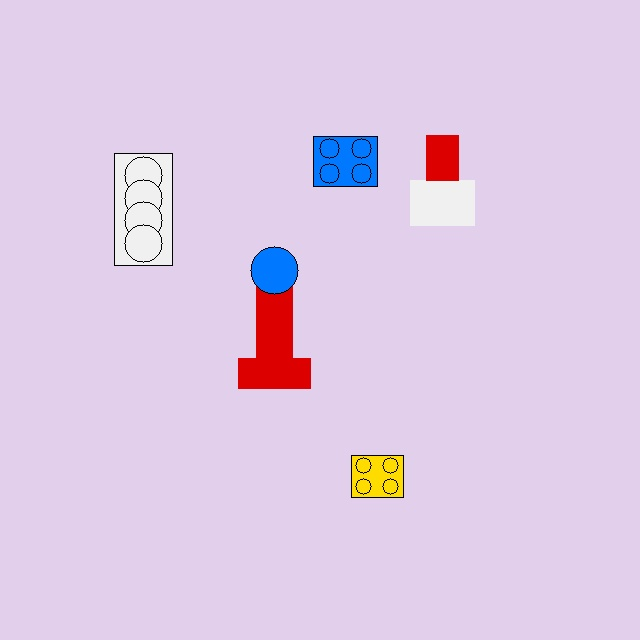
#> input picture data/images/train/syn_0200.jpg, 640 x 640 px
$ python color_classifier.py data/images/train/syn_0200.jpg
#> lines starting #> are read from the running program, lines starting #| are printed output that depends on the picture; after the words box and inside, x2 and y2 are one past the last pixel; in counts of white or black regions, pixels touching at a corner belong together
"""
Color Classifier — HSV-based color detection for LEGO objects.

After YOLOv8 detects an object (block/rod), this module classifies
its dominant color using HSV color space analysis. This is more robust
than training separate YOLO classes per color.

Supported colors: yellow, green, blue, white
"""

import cv2
import numpy as np
from typing import Tuple, Optional


# ============================================================
# HSV Color Ranges (tuned for LEGO brick colors)
# ============================================================
# Format: (lower_bound, upper_bound) in HSV
# H: 0-179, S: 0-255, V: 0-255 in OpenCV

COLOR_RANGES = {
    "yellow": [
        (np.array([18, 80, 80]), np.array([35, 255, 255])),
    ],
    "green": [
        (np.array([36, 50, 50]), np.array([85, 255, 255])),
    ],
    "blue": [
        (np.array([90, 50, 50]), np.array([130, 255, 255])),
    ],
    "white": [
        (np.array([0, 0, 180]), np.array([179, 50, 255])),
    ],
    "red": [
        # Red wraps around 0 in HSV, so two ranges needed
        (np.array([0, 70, 50]), np.array([10, 255, 255])),
        (np.array([170, 70, 50]), np.array([179, 255, 255])),
    ],
    "black": [
        (np.array([0, 0, 0]), np.array([179, 100, 60])),
    ],
}

# Display colors for visualization (BGR format for OpenCV)
DISPLAY_COLORS_BGR = {
    "yellow": (0, 230, 255),
    "green":  (0, 180, 0),
    "blue":   (255, 120, 0),
    "white":  (230, 230, 230),
    "red":    (0, 0, 230),
    "black":  (40, 40, 40),
    "unknown": (128, 128, 128),
}


class ColorClassifier:
    """
    Classifies the dominant color of a LEGO object ROI using HSV analysis.

    This works by:
    1. Converting the ROI to HSV color space
    2. Creating masks for each known color range
    3. Computing the percentage of pixels matching each color
    4. Returning the color with highest pixel coverage (above threshold)
    """

    def __init__(self, min_pixel_ratio: float = 0.15, blur_kernel: int = 5):
        """
        Args:
            min_pixel_ratio: Minimum fraction of pixels that must match a
                             color to be considered valid (0.0-1.0).
                             Lower = more lenient, higher = stricter.
            blur_kernel: Gaussian blur kernel size for noise reduction.
        """
#> further down, img is the input picture: shape (640, 640, 3); mean B, G, R 229.8, 202.9, 223
        self.min_pixel_ratio = min_pixel_ratio
        self.blur_kernel = blur_kernel
        self.color_ranges = COLOR_RANGES.copy()

    def classify(self, image: np.ndarray, bbox: Optional[Tuple[int, int, int, int]] = None) -> Tuple[str, float]:
        """
        Classify the dominant color of an image region.

        Args:
            image: BGR image (full frame or cropped ROI)
            bbox:  Optional (x1, y1, x2, y2) bounding box to crop from image.
                   If None, uses the entire image.

        Returns:
            Tuple of (color_name, confidence) where confidence is 0.0-1.0
        """
        # Crop to bounding box if provided
        if bbox is not None:
            x1, y1, x2, y2 = bbox
            # Clamp coordinates to image bounds
            h, w = image.shape[:2]
            x1, y1 = max(0, int(x1)), max(0, int(y1))
            x2, y2 = min(w, int(x2)), min(h, int(y2))
            roi = image[y1:y2, x1:x2]
        else:
            roi = image

        if roi.size == 0:
            return ("unknown", 0.0)

        # Shrink center crop to avoid bounding box edge noise
        rh, rw = roi.shape[:2]
#> rh = 640; rw = 640
        margin_x, margin_y = int(rw * 0.1), int(rh * 0.1)
#> margin_x = 64; margin_y = 64
        center_roi = roi[margin_y:rh - margin_y, margin_x:rw - margin_x]
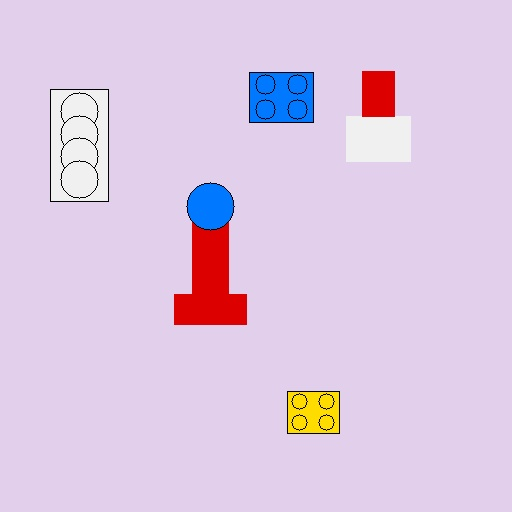
#> center_roi: shape (512, 512, 3); mean B, G, R 226.9, 200.6, 221.3
        if center_roi.size == 0:
            center_roi = roi

        # Pre-process: blur to reduce noise
        blurred = cv2.GaussianBlur(center_roi, (self.blur_kernel, self.blur_kernel), 0)
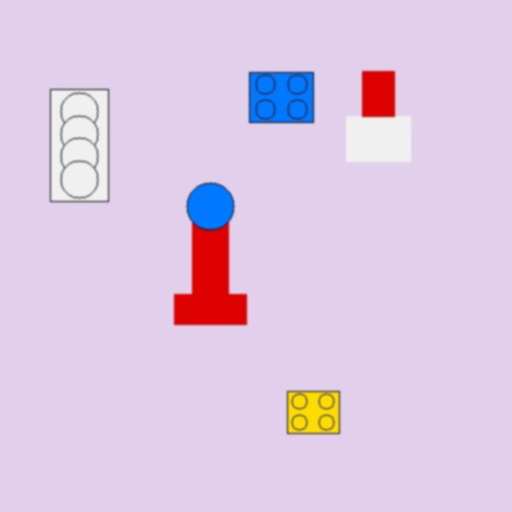
#> blurred: shape (512, 512, 3); mean B, G, R 226.9, 200.6, 221.3

        # Convert to HSV
        hsv = cv2.cvtColor(blurred, cv2.COLOR_BGR2HSV)
#> hsv: shape (512, 512, 3); mean H, S, V 132, 40, 233.8

        total_pixels = hsv.shape[0] * hsv.shape[1]
#> total_pixels = 262144
        if total_pixels == 0:
            return ("unknown", 0.0)

        # Score each color
        best_color = "unknown"
        best_ratio = 0.0

        for color_name, ranges in self.color_ranges.items():
            # Create combined mask for all ranges of this color
            mask = np.zeros(hsv.shape[:2], dtype=np.uint8)
            for lower, upper in ranges:
                color_mask = cv2.inRange(hsv, lower, upper)
                mask = cv2.bitwise_or(mask, color_mask)

            # Clean up mask with morphological operations
            kernel = cv2.getStructuringElement(cv2.MORPH_ELLIPSE, (3, 3))
            mask = cv2.morphologyEx(mask, cv2.MORPH_OPEN, kernel)
            mask = cv2.morphologyEx(mask, cv2.MORPH_CLOSE, kernel)

            # Calculate coverage ratio
            pixel_count = cv2.countNonZero(mask)
            ratio = pixel_count / total_pixels

            if ratio > best_ratio:
                best_ratio = ratio
                best_color = color_name
#> mask: shape (512, 512); every value is 0
#> after the loop, best_color = 'white'; best_ratio = 0.943

        # Only return a color if it exceeds the minimum threshold
        if best_ratio < self.min_pixel_ratio:
            return ("unknown", best_ratio)

        return (best_color, best_ratio)

    # [17 lines left out: function classify_multiple, not called in this run]

    def get_display_color(self, color_name: str) -> Tuple[int, int, int]:
        """Get BGR color for drawing the label on screen."""
        return DISPLAY_COLORS_BGR.get(color_name, DISPLAY_COLORS_BGR["unknown"])

    # [39 lines left out: function calibrate_from_sample, not called in this run]


# Quick test
if __name__ == "__main__":
    import sys

    classifier = ColorClassifier()

    if len(sys.argv) < 2:
        print("Usage: python color_classifier.py <image_path>")
        print("Classifies the dominant color of the entire image.")
        sys.exit(1)

    img = cv2.imread(sys.argv[1])
    if img is None:
        print(f"Error: Cannot load image '{sys.argv[1]}'")
        sys.exit(1)

    color, confidence = classifier.classify(img)
#> color = 'white'; confidence = 0.943
    print(f"Dominant color: {color} (confidence: {confidence:.2%})")
#| Dominant color: white (confidence: 94.33%)

$ run again, on data/images/train/syn_0212.jpg
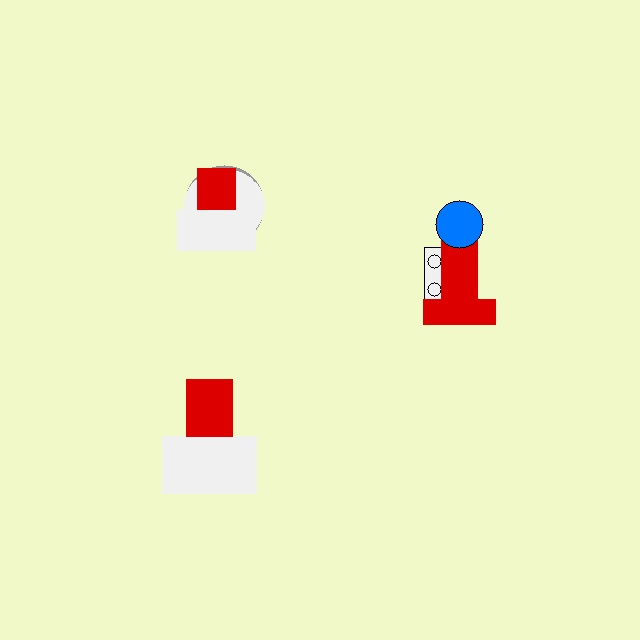
#> input picture data/images/train/syn_0212.jpg, 640 x 640 px
#> img is the input picture: shape (640, 640, 3); mean B, G, R 197.1, 243, 239.3
#> in classify, `center_roi = roi[margin_y:rh - margin_y, margin_x:rw - margin_x]`:
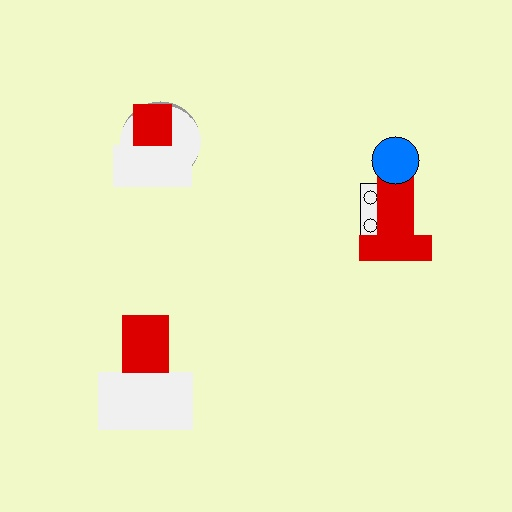
#> center_roi: shape (512, 512, 3); mean B, G, R 195.5, 239.7, 238.4
#> hsv: shape (512, 512, 3); mean H, S, V 34.2, 55.6, 247.3
#> after the loop in classify, `for color_name, ranges in self.color_ranges.items():`: best_color = 'white'; best_ratio = 0.953
#> color = 'white'; confidence = 0.953
#| Dominant color: white (confidence: 95.26%)

$ run again, on data/images/train/syn_0213.jpg
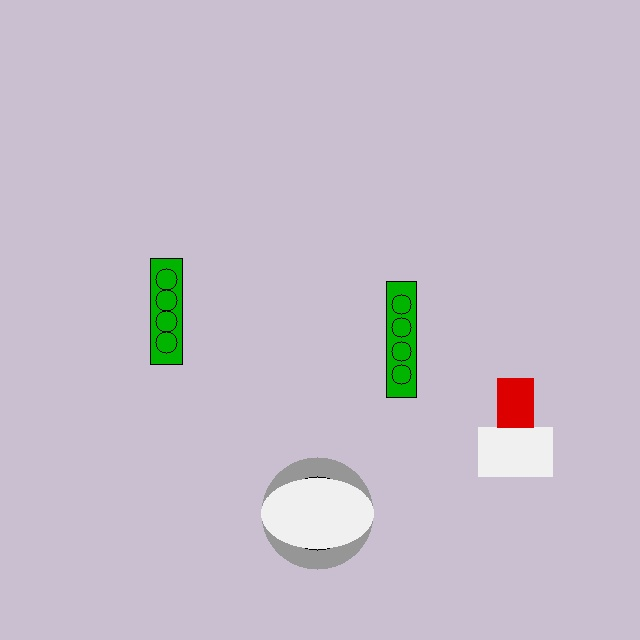
#> input picture data/images/train/syn_0213.jpg, 640 x 640 px
#> img is the input picture: shape (640, 640, 3); mean B, G, R 203.8, 190.3, 199.1
#> in classify, `center_roi = roi[margin_y:rh - margin_y, margin_x:rw - margin_x]`:
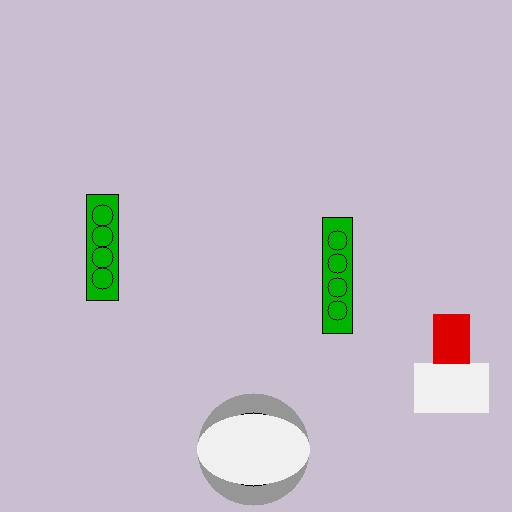
#> center_roi: shape (512, 512, 3); mean B, G, R 201.5, 189.9, 197.5
#> hsv: shape (512, 512, 3); mean H, S, V 129.9, 27.3, 207
#> after the loop in classify, `for color_name, ranges in self.color_ranges.items():`: best_color = 'white'; best_ratio = 0.949
#> color = 'white'; confidence = 0.949
#| Dominant color: white (confidence: 94.94%)

$ run again, on data/images/train/syn_0216.jpg
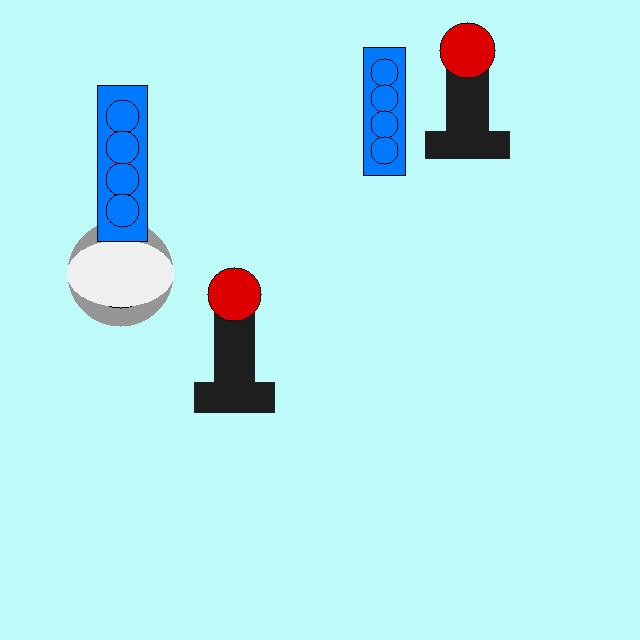
#> input picture data/images/train/syn_0216.jpg, 640 x 640 px
#> img is the input picture: shape (640, 640, 3); mean B, G, R 238.6, 236.4, 180.7
#> in classify, `center_roi = roi[margin_y:rh - margin_y, margin_x:rw - margin_x]`:
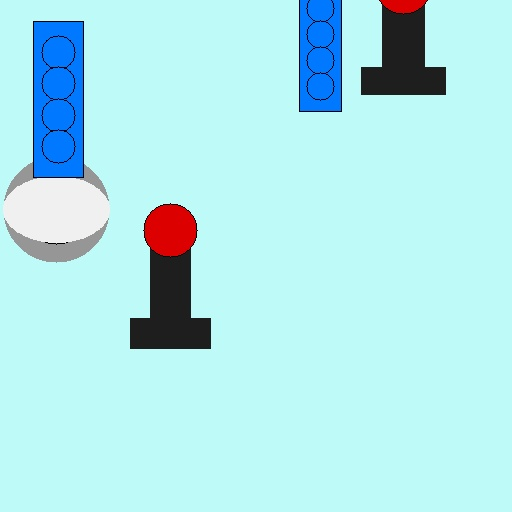
#> center_roi: shape (512, 512, 3); mean B, G, R 235.2, 231.1, 175.8
#> hsv: shape (512, 512, 3); mean H, S, V 85.4, 68.2, 239.1
#> after the loop in classify, `for color_name, ranges in self.color_ranges.items():`:
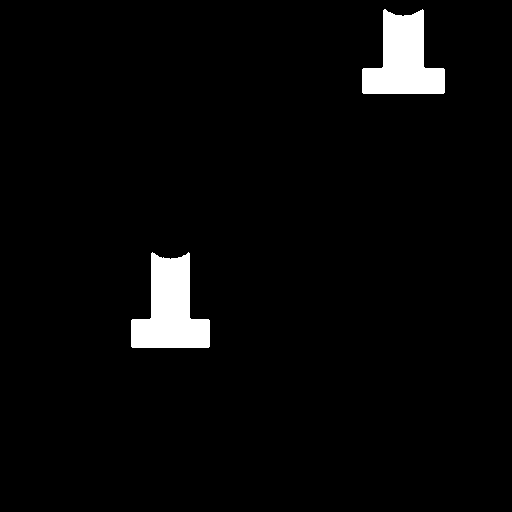
#> mask: shape (512, 512); 3.5% white; 2 white regions, box (x1, y1, x2, y2) and area: (131, 252, 210, 348) 4739, (362, 9, 445, 94) 4409
#> after the loop in classify, `for color_name, ranges in self.color_ranges.items():`: best_color = 'blue'; best_ratio = 0.0587
#> color = 'unknown'; confidence = 0.0587
#| Dominant color: unknown (confidence: 5.87%)
